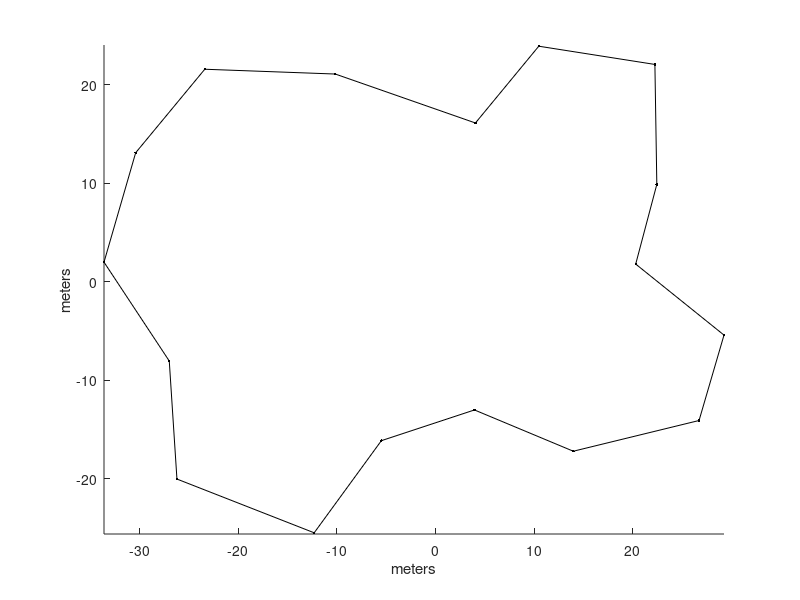

Recreate this plot in MATLAB. (Note: this script raises an error after producing the figure.)
clear;clc;close all;clf;

%% Load variables
% load optimal parameters given by MultiLayer_BP.m
load('optimal_parameters_4_cost0.01.mat');
% load a simple map graph
load('example_densemap2.mat');

addpath('C:\Users\Administrator\Desktop\Machine Learnning\INF552\HW1');

%% populate ei with the network architecture
ei = [];
ei.input_dim = 4;
ei.output_dim = 1;
% sizes of all hidden layers and the output layer
ei.layer_sizes = [6, ei.output_dim];
% scaling parameter for weight regularization penaty
ei.lambda = 0;
ei.activation_fun = 'logistic';

%% Setup plots
figure(1); hold on; axis equal;
plot(wp(1,:),wp(2,:), 'k', wp(1,:),wp(2,:),'k.')
line([wp(1,1) wp(1,end)], [wp(2,1) wp(2,end)], 'color', 'k')
xlabel('meters'), ylabel('meters')
set(gcf,'doublebuffer','on');

%% Initialize variables
% length of the experiments
numSteps = 10000;

% setting of the sensors specs
sensor = [];
sensor.bearing = pi/3;    % Degrees
sensor.range = 5;         % Meters

% noise to be added
% SensorNoise = 0.5 * randn(2,1);
% SensorNoise = [-0.47214208099745;0.419190146407549];
% sensor.bearing = pi/3 + SensorNoise(1);
% sensor.range   = 5 + SensorNoise(2);

% initial position of the vehicle
x = [-20; -6; 0];

% line functions in map
[k_map, b_map] = LineFunctions_in_Map(wp);

%% Simulator
for t = 1 : numSteps
    % line functions of sensor
    [k, b] = LineFunctions_Sensor(x, sensor);

    % compute 4 distances
    distance = DistanceComputation(x, sensor, wp, k_map, b_map, k, b);

    % predict next motion according to prediction made by MultiLayer_BP 
    [~, ~, ~, pred] = Backpropagation(opt_params, ei, distance, [], true);
    pred = round(3 * pred);
    
    if pred == 0
       u = [0; -1; 0]; x = Odometry(x, u); % u is control vector, u(1) is rot1
       legend(sprintf('Move Forward'))    % u(2) is trans, u(3) is rot2
       
    elseif pred == 1
       u = [-pi/24; -0.7; -pi/24]; x = Odometry(x, u); 
       legend(sprintf('Slight Right'))
       
    elseif pred == 2
       u = [-pi/24; -0.3; -pi/24]; x = Odometry(x, u);
       legend(sprintf('Sharp Right'))
       
    elseif pred == 3
       u = [pi/12; -0.5; pi/12]; x = Odometry(x, u);
       legend(sprintf('Slight Left'))
    end

    % draw path of the robot
    cla;
    plot(wp(1,:),wp(2,:), 'k', wp(1,:),wp(2,:),'k.')
    line([wp(1,1) wp(1,end)], [wp(2,1) wp(2,end)], 'color', 'k')
    DrawRobot(x, [0 1]);
    DrawSector(x, sensor);
    drawnow;

end